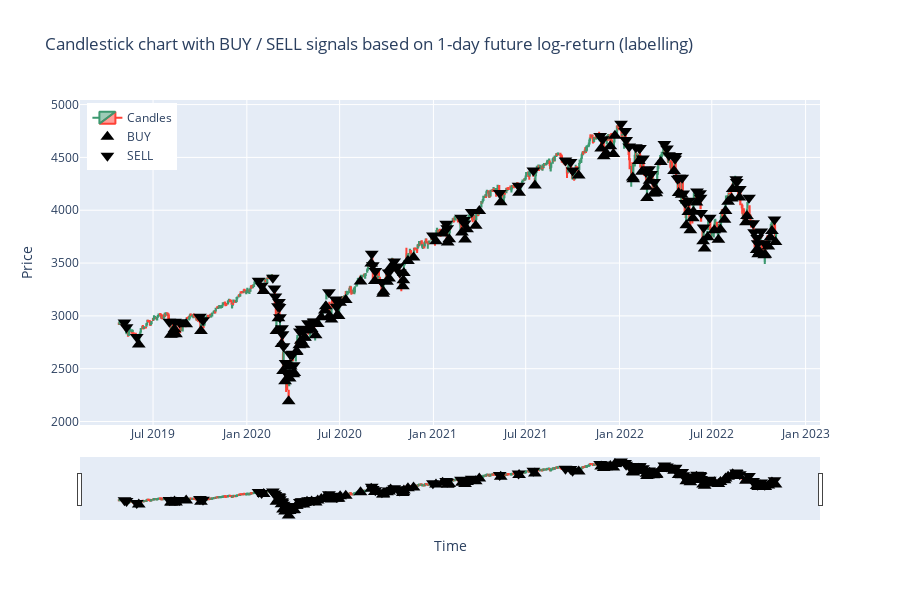

Notebook source saved alongside this figure:
### Code cell
df_slice = df_ta.iloc[split_idx_val+SEQ_LEN:].copy()
# Identify signals
buy_signals = df_slice[test_df['Target'] > 1]
sell_signals = df_slice[test_df['Target'] < -1]
# Create candlestick figure
fig = go.Figure(data=[go.Candlestick(
    x=df_slice.index,   # use index for x-axis
    open=df_slice['Open'],
    high=df_slice['High'],
    low=df_slice['Low'],
    close=df_slice['Close'],
    name='Candles'
)])
# BUY signals (triangle-up)
fig.add_trace(go.Scatter(
    x=buy_signals.index,
    y=buy_signals['Low'],  # anchor near candle low
    mode='markers', 
    marker=dict(symbol='triangle-up', size=12, color='black'), 
    name='BUY'
))
# SELL signals (triangle-down)
fig.add_trace(go.Scatter(
    x=sell_signals.index,
    y=sell_signals['High'],  # anchor near candle high
    mode='markers', 
    marker=dict(symbol='triangle-down', size=12, color='black'),
    name='SELL'
))
fig.update_layout(
    title=f"Candlestick chart with BUY / SELL signals based on {HORIZON}-day future log-return (labelling)",
    xaxis_title="Time", 
    yaxis_title="Price", 
    height=600,
    legend=dict(x=0.01, y=0.99)
)
path = "lstm_full_test_true_tensorflow.png"
fig.write_image(path)
fig.show()
display(Image(filename=path)) # Display static image (GitHub-compatible)
